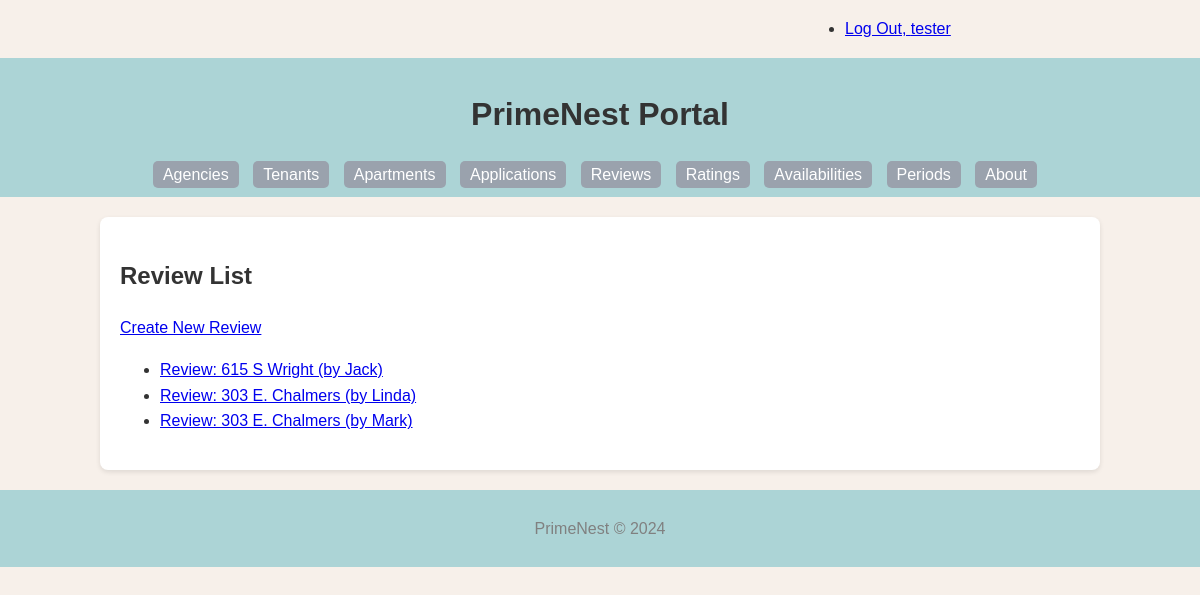
The page /review/ (signed in) on the database its author committed.
### PrimeNest/models.py (models this page shows, shortened)
class Review(models.Model):
    review_id = models.AutoField(primary_key=True)
    content = models.TextField()
    tenant = models.ForeignKey(Tenant, related_name='reviews', on_delete=models.CASCADE)
    apartment = models.ForeignKey(Apartment, related_name='reviews', on_delete=models.CASCADE)
    def __str__(self):
        return 'Review: %s (by %s)' % (self.apartment.address, self.tenant.first_name)
    def get_absolute_url(self):
        return reverse('primenest_review_detail_urlpattern',
                       kwargs={'pk': self.pk}
                       )
    class Meta:
        verbose_name = _("Review")
        verbose_name_plural = _("Reviews")
        ordering = ['review_id']

class Apartment(models.Model):
    apt_id = models.AutoField(primary_key=True)
    address = models.CharField(max_length=255, blank=True)
    bedroom = models.IntegerField(blank=True, null=True)
    bathroom = models.IntegerField(blank=True, null=True)
    link = models.URLField(blank=True)
    is_studio = models.BooleanField(default=False)
    description = models.TextField(blank=True)
    agency = models.ForeignKey(Agency, related_name='apartments', on_delete=models.CASCADE)
    class Meta:
        verbose_name = _("Apartment")
        verbose_name_plural = _("Apartments")
        ordering = ['apt_id']

class Tenant(models.Model):
    tenant_id = models.AutoField(primary_key=True)
    first_name = models.CharField(max_length=255)
    last_name = models.CharField(max_length=255)
    disambiguator = models.CharField(max_length=255, blank=True, default='')
    phone = models.CharField(max_length=20, blank=True)
    class Meta:
        verbose_name = _("Tenant")
        verbose_name_plural = _("Tenants")
        ordering = ['last_name', 'first_name']
        constraints = [
            models.UniqueConstraint(fields=['last_name', 'first_name', 'disambiguator'], name='unique_tenant')
        ]

### PrimeNest/views.py (the view)
class ReviewList(LoginRequiredMixin, PermissionRequiredMixin, ListView):
    model = Review
    permission_required = 'PrimeNest.view_review'

### PrimeNest/templates/PrimeNest/review_list.html (shortened to what this page needs)
{% extends 'PrimeNest/base.html' %}
{% block content %}
    <h2>Review List</h2>
    {% if perms.PrimeNest.add_review %}
        <div>
            <a href="{% url 'primenest_review_create_urlpattern' %}" class="button button-primary">
                Create New Review
            </a>
        </div>
    {% endif %}
    <ul>
        {% for review in review_list %}
            <li>
                <a href="{{ review.get_absolute_url }}">{{ review }}</a>
            </li>
        {% empty %}
            <li><em>There are currently no reviews available.</em></li>
        {% endfor %}
    </ul>
{% endblock %}

### PrimeNest/templates/PrimeNest/base.html (shortened to what this page needs)
{% load static %}
<!DOCTYPE html>
<html lang="en">
<head>
    <link rel="stylesheet" href="{% static 'PrimeNest/style.css' %}">
</head>
<body>
    <div class="status row">
        <div class="offset-by-eight four columns">
            <ul class="inline">
                {% if user.is_authenticated %}
                    <li><a href="{% url 'logout_urlpattern' %}">
                        Log Out, {{ user.get_username }}</a></li>
                {% else %}
                    <li><a href="{% url 'login_urlpattern' %}">
                        Log In</a></li>
                {% endif %}
            </ul>
        </div>
    </div>
    <header>
        <h1>PrimeNest Portal</h1>
        <nav>
            <ul>
                <li><a href="{% url 'primenest_agency_list_urlpattern' %}">Agencies</a></li>
                <li><a href="{% url 'primenest_tenant_list_urlpattern' %}">Tenants</a></li>
                <li><a href="{% url 'primenest_apartment_list_urlpattern' %}">Apartments</a></li>
                <li><a href="{% url 'primenest_application_list_urlpattern' %}">Applications</a></li>
                <li><a href="{% url 'primenest_review_list_urlpattern' %}">Reviews</a></li>
                <li><a href="{% url 'primenest_rating_list_urlpattern' %}">Ratings</a></li>
                <li><a href="{% url 'primenest_availability_list_urlpattern' %}">Availabilities</a></li>
                <li><a href="{% url 'primenest_period_list_urlpattern' %}">Periods</a></li>
                <li><a href="{% url 'about_urlpattern' %}">About</a></li>
            </ul>
        </nav>
    </header>
    <main>
        {% block content %}
        {% endblock %}
    </main>
    <footer>
        <p>PrimeNest © 2024</p>
    </footer>
</body>
</html>

### PrimeNest/static/PrimeNest/style.css (style rules this page uses)
body { font-family: Arial, sans-serif; line-height: 1.6; margin: 0; padding: 0; background: #F7F0EA; color: #333; }
header { background: #ACD4D6; color: #fff; padding: 10px 0; text-align: center; }
nav ul { list-style: none; padding: 0; margin: 0; }
nav ul li { display: inline; margin-right: 10px; }
nav ul li a { color: white; text-decoration: none; padding: 5px 10px; background-color: #9AA2AD; border-radius: 5px; }
main { padding: 20px; background: white; width: 80%; margin: 20px auto; box-shadow: 0 2px 5px rgba(0,0,0,0.1); border-radius: 8px; }
footer { text-align: center; padding: 10px 0; background: #ACD4D6; color: gray; }
h1, h2 { color: #333; }
.row { display: flex; flex-wrap: wrap; margin-right: -15px; margin-left: -15px; }
.four.columns { flex: 0 0 33.33333%; max-width: 33.33333%; }
.offset-by-eight { margin-left: 66.66667%; }

### rows shown on the page
Review: apartment+tenant "Review: 615 S Wright (by Jack)"
Review: apartment+tenant "Review: 303 E. Chalmers (by Linda)"
Review: apartment+tenant "Review: 303 E. Chalmers (by Mark)"

### other values the page prints
{{ user.get_username }} "tester"
